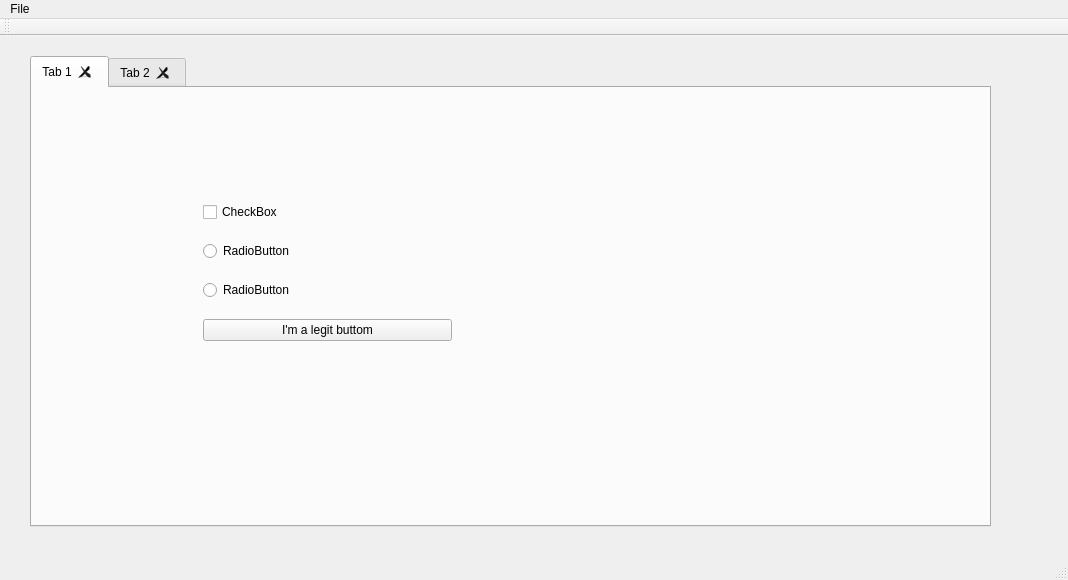
<?xml version="1.0" encoding="UTF-8"?>
<ui version="4.0">
 <class>MainWindow</class>
 <widget class="QMainWindow" name="MainWindow">
  <property name="geometry">
   <rect>
    <x>0</x>
    <y>0</y>
    <width>1068</width>
    <height>580</height>
   </rect>
  </property>
  <property name="windowTitle">
   <string>MainWindow</string>
  </property>
  <widget class="QWidget" name="centralWidget">
   <widget class="QTabWidget" name="tabWidget">
    <property name="geometry">
     <rect>
      <x>30</x>
      <y>20</y>
      <width>961</width>
      <height>471</height>
     </rect>
    </property>
    <property name="currentIndex">
     <number>0</number>
    </property>
    <property name="tabsClosable">
     <bool>true</bool>
    </property>
    <widget class="QWidget" name="tab">
     <attribute name="title">
      <string>Tab 1</string>
     </attribute>
     <widget class="QWidget" name="layoutWidget">
      <property name="geometry">
       <rect>
        <x>160</x>
        <y>90</y>
        <width>271</width>
        <height>191</height>
       </rect>
      </property>
      <layout class="QVBoxLayout" name="MyVerticalLayout4MainWin">
       <item>
        <widget class="QCheckBox" name="checkBox">
         <property name="text">
          <string>CheckBox</string>
         </property>
        </widget>
       </item>
       <item>
        <widget class="QRadioButton" name="radioButton_2">
         <property name="text">
          <string>RadioButton</string>
         </property>
        </widget>
       </item>
       <item>
        <widget class="QRadioButton" name="radioButton">
         <property name="text">
          <string>RadioButton</string>
         </property>
        </widget>
       </item>
       <item>
        <widget class="QPushButton" name="DoNotpushButtonMe">
         <property name="text">
          <string>I'm a legit buttom</string>
         </property>
        </widget>
       </item>
      </layout>
     </widget>
    </widget>
    <widget class="QWidget" name="tab_2">
     <attribute name="title">
      <string>Tab 2</string>
     </attribute>
     <widget class="QWidget" name="layoutWidget_2">
      <property name="geometry">
       <rect>
        <x>150</x>
        <y>70</y>
        <width>281</width>
        <height>231</height>
       </rect>
      </property>
      <layout class="QVBoxLayout" name="MyVerticalLayout4MainWin_2">
       <item>
        <widget class="QCheckBox" name="checkBox_2">
         <property name="text">
          <string>CheckBox</string>
         </property>
        </widget>
       </item>
       <item>
        <widget class="QRadioButton" name="radioButton_3">
         <property name="text">
          <string>RadioButton</string>
         </property>
        </widget>
       </item>
       <item>
        <widget class="QRadioButton" name="radioButton_4">
         <property name="text">
          <string>RadioButton</string>
         </property>
        </widget>
       </item>
       <item>
        <widget class="QPushButton" name="MypushButton_Beta">
         <property name="text">
          <string>Try me :)</string>
         </property>
        </widget>
       </item>
      </layout>
     </widget>
    </widget>
   </widget>
  </widget>
  <widget class="QMenuBar" name="menuBar">
   <property name="geometry">
    <rect>
     <x>0</x>
     <y>0</y>
     <width>1068</width>
     <height>25</height>
    </rect>
   </property>
   <widget class="QMenu" name="menuFile">
    <property name="title">
     <string>File</string>
    </property>
    <addaction name="actionQuit"/>
   </widget>
   <addaction name="menuFile"/>
  </widget>
  <widget class="QToolBar" name="mainToolBar">
   <attribute name="toolBarArea">
    <enum>TopToolBarArea</enum>
   </attribute>
   <attribute name="toolBarBreak">
    <bool>false</bool>
   </attribute>
  </widget>
  <widget class="QStatusBar" name="statusBar"/>
  <action name="actionQuit">
   <property name="text">
    <string>Quit</string>
   </property>
  </action>
 </widget>
 <layoutdefault spacing="6" margin="11"/>
 <resources/>
 <connections/>
</ui>
